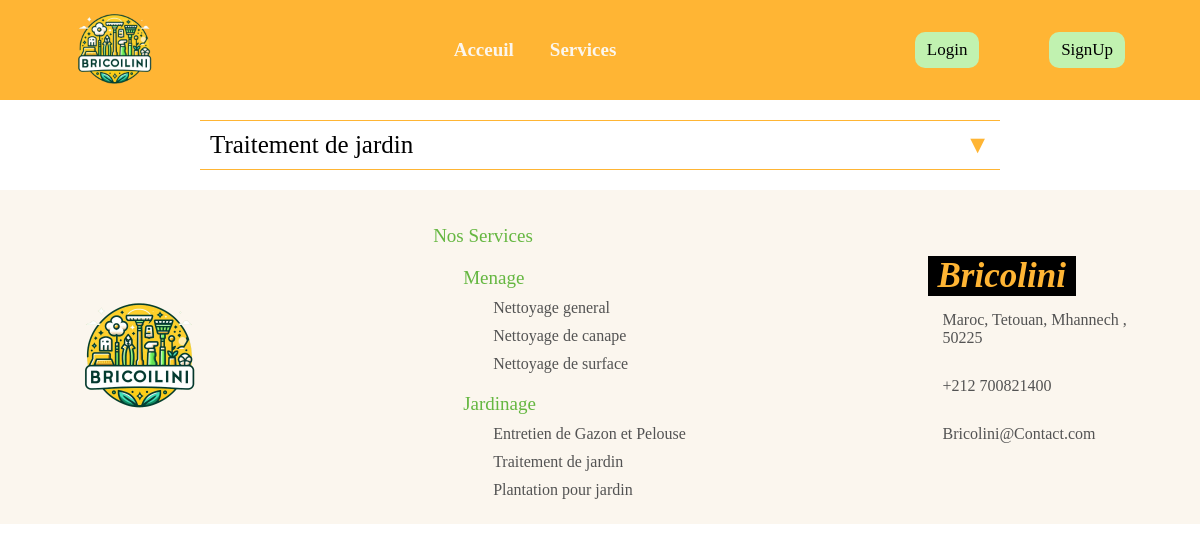
The app's page /Services/traitementjardin, older data.
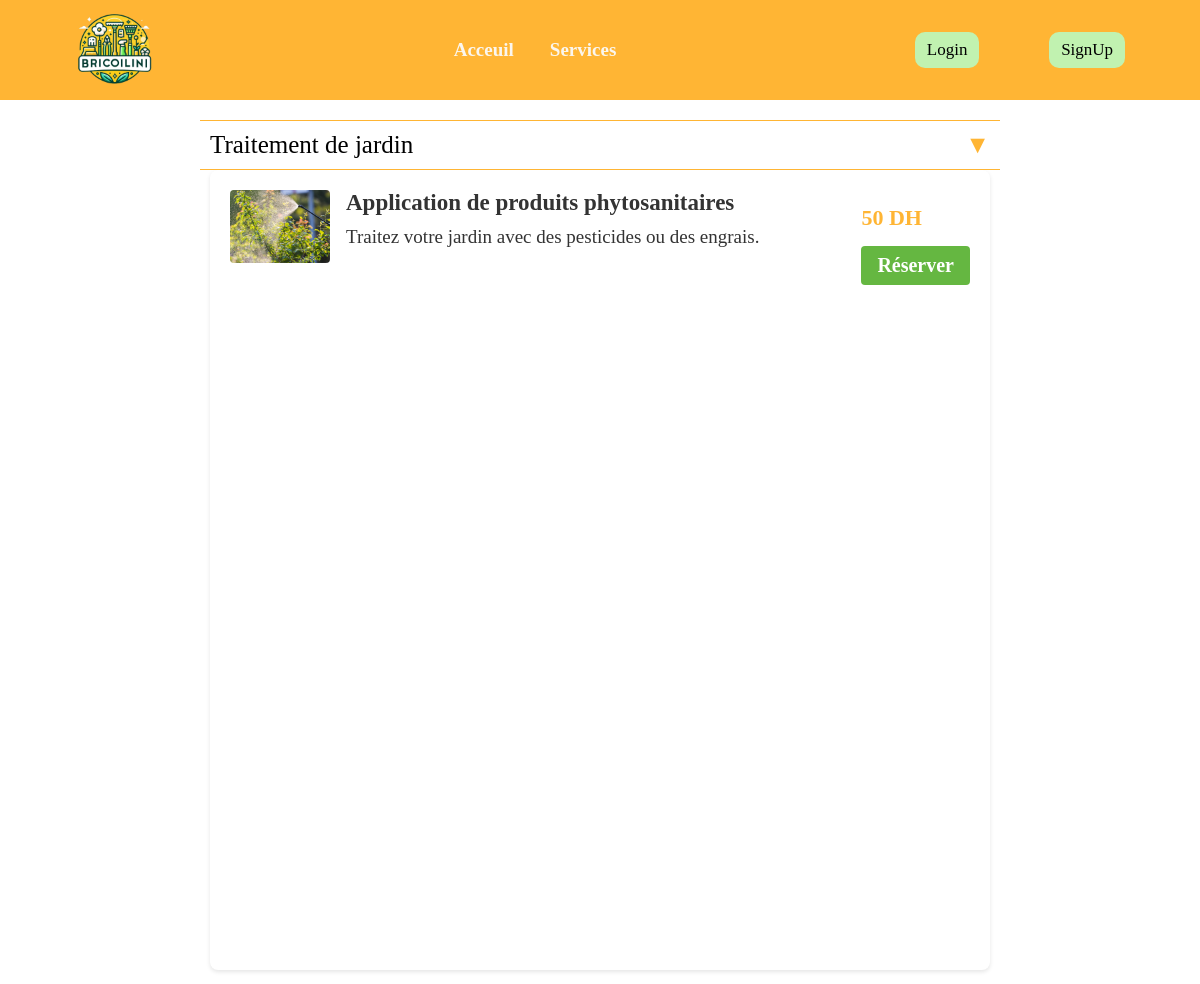
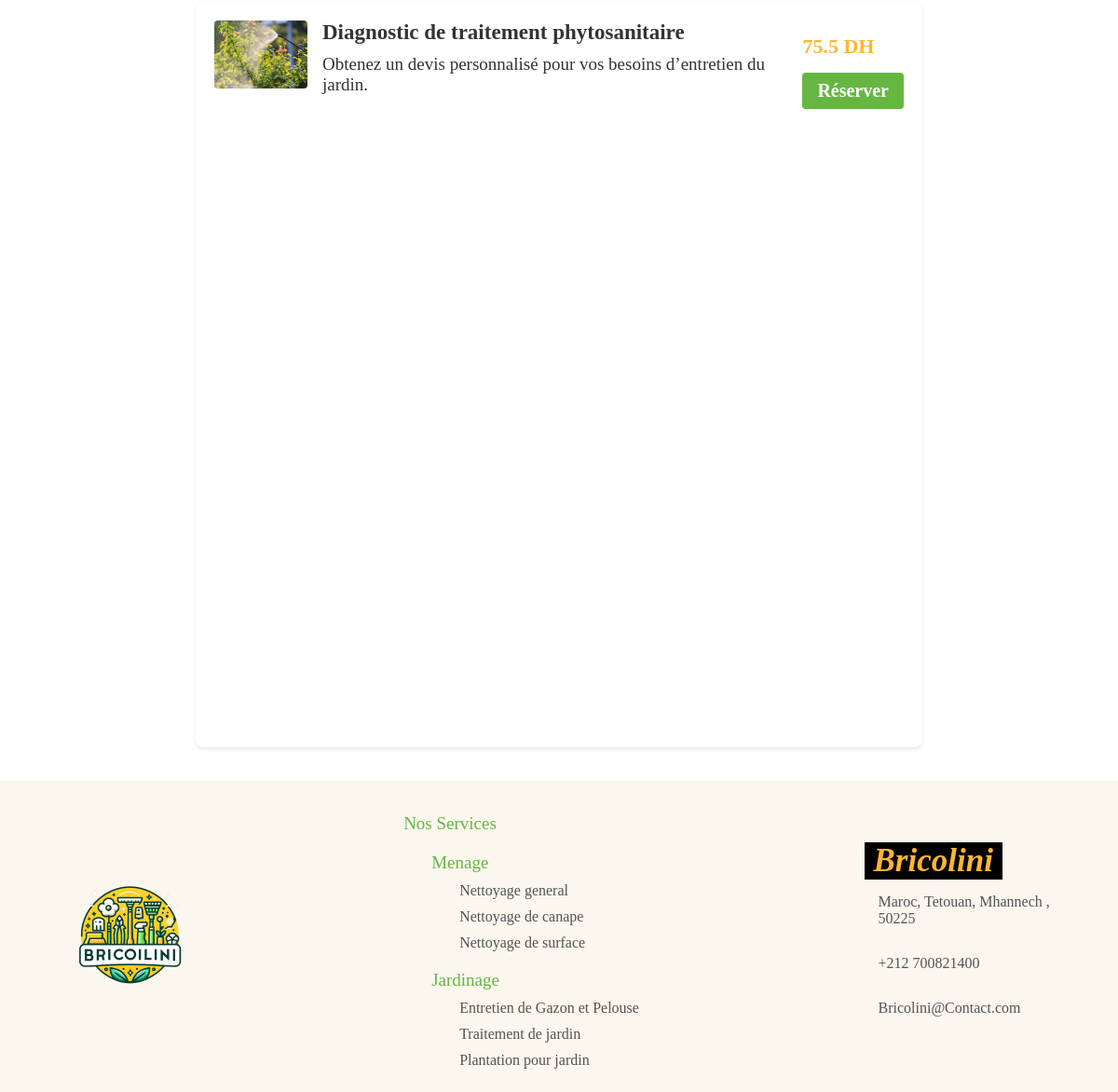
The same page, newer data (2 pictures, top to bottom).
### tables this page shows
CREATE TABLE IF NOT EXISTS `services` (
  `id` int NOT NULL AUTO_INCREMENT,
  `Id_P` int DEFAULT NULL,
  `Nom` varchar(255) DEFAULT NULL,
  `Description` varchar(255) DEFAULT NULL,
  `Prix` float DEFAULT NULL,
  `Note` float DEFAULT NULL,
  `Nbr_commande` int DEFAULT NULL,
  `image` varchar(255) DEFAULT NULL,
  `categorie` varchar(50) DEFAULT NULL,
  `sousCategorie` varchar(255) DEFAULT NULL,
  PRIMARY KEY (`id`),
  KEY `Id_P` (`Id_P`)
);

### Controllers/Controller.php (called while the page is built, shortened)
<?php
abstract class Controller
{
    public function loadView(string $view, array $data = [])
    {
        extract($data);
        require_once(ROOT . 'Views/' . strtolower(get_class($this)) . '/' . $view . '.php');
    }
}

### Controllers/Services.php (called while the page is built, shortened)
<?php
class Services extends Controller
{
    public function traitementjardin()
    {
        $sousCategorie = "Traitement de jardin";
        $Services = $this->Service->get_Offre($sousCategorie);
        $this->loadView("Trait_Jard", compact("Services"));
    }
}
?>

### Models/Service.php (called while the page is built, shortened)
<?php
class Service extends Model {
    public function __construct() {
        $this->table = "services";
    }
    public function get_Offre(String $nom){
        $sql = "SELECT * FROM " . $this->table . " WHERE sousCategorie = '" . $nom."'";
        $query = self::$instance->prepare($sql);
        $query->execute();
        return $query->fetchAll();
    }
}
?>

### Views/Services/Trait_Jard.php (the view, shortened to what this page needs)
<!DOCTYPE html>
<html lang="en">
<head>
    <link rel="stylesheet" href="http://localhost/Bricolini/Views/public/style/Style.css">
    <link rel="stylesheet" href="http://localhost/Bricolini/Views/public/style/styleoffre.css">
</head>
<body>
<?php include 'Views/Components/Nav.php'; ?>
    <section class="services-section">
    <div class="dropdown active">Traitement de jardin</div>
    <div class="content">
    <?php foreach ($Services as $service): ?>
        <form id="form-<?= $service['id'] ?>" method="post" class="ajax-form">
            <div class="service-item sec">
                <div class="service-image">
                    <img src="http://<?= $_SERVER['SERVER_NAME'] ?>/Bricolini/Views/public/images/<?= $service['image'] ?>">
                </div>
                <div class="service-description">
                    <h2 class="service-title"><?= $service['Nom'] ?></h2>
                    <p><?= $service['Description'] ?></p>
                </div>
                <div>
                <p class="service-price"><?= $service['Prix'] ?> DH</p>
                <button class="reserve-button">Réserver</button>
                </div>
            </div>
        </form>
    <?php endforeach; ?>
        </div>
    </section>
<?php include 'Views/Components/Footer.php'; ?>
</body>
</html>

Row changes from the older to the newer data that the page shows:
added services: image (picture), Nom "Application de produits phytosanitaires", Description "Traitez votre jardin avec des pesticides ou des engrais.", Prix "50"
added services: image (picture), Nom "Diagnostic de traitement phytosanitaire", Description "Obtenez un devis personnalisé pour vos besoins d’entretien du jardin.", Prix "75.5"
